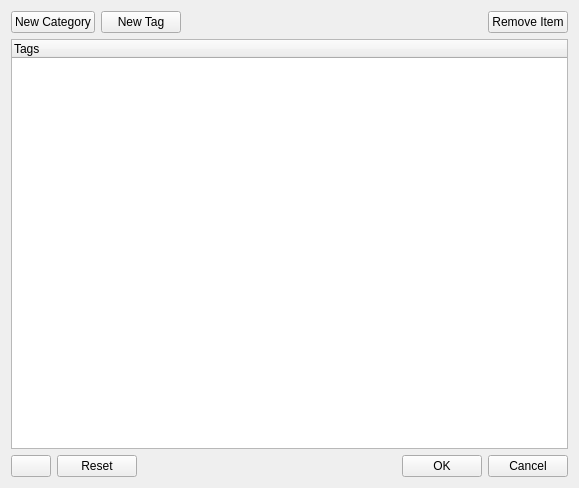
<?xml version="1.0" encoding="UTF-8"?>
<ui version="4.0">
 <class>ezQtTagsDlg</class>
 <widget class="QDialog" name="ezQtTagsDlg">
  <property name="geometry">
   <rect>
    <x>0</x>
    <y>0</y>
    <width>579</width>
    <height>488</height>
   </rect>
  </property>
  <property name="windowTitle">
   <string>Tags</string>
  </property>
  <property name="windowIcon">
   <iconset resource="../QtResources/resources.qrc">
    <normaloff>:/EditorFramework/Icons/Tag.svg</normaloff>:/EditorFramework/Icons/Tag.svg</iconset>
  </property>
  <layout class="QVBoxLayout" name="verticalLayout">
   <item>
    <layout class="QHBoxLayout" name="horizontalLayout">
     <item>
      <widget class="QPushButton" name="ButtonNewCategory">
       <property name="text">
        <string>New Category</string>
       </property>
       <property name="autoDefault">
        <bool>false</bool>
       </property>
      </widget>
     </item>
     <item>
      <widget class="QPushButton" name="ButtonNewTag">
       <property name="text">
        <string>New Tag</string>
       </property>
       <property name="autoDefault">
        <bool>false</bool>
       </property>
      </widget>
     </item>
     <item>
      <spacer name="horizontalSpacer">
       <property name="orientation">
        <enum>Qt::Horizontal</enum>
       </property>
       <property name="sizeHint" stdset="0">
        <size>
         <width>40</width>
         <height>20</height>
        </size>
       </property>
      </spacer>
     </item>
     <item>
      <widget class="QPushButton" name="ButtonRemove">
       <property name="text">
        <string>Remove Item</string>
       </property>
       <property name="autoDefault">
        <bool>false</bool>
       </property>
      </widget>
     </item>
    </layout>
   </item>
   <item>
    <widget class="QTreeWidget" name="TreeTags">
     <column>
      <property name="text">
       <string>Tags</string>
      </property>
     </column>
    </widget>
   </item>
   <item>
    <layout class="QHBoxLayout" name="horizontalLayout_2">
     <item>
      <widget class="QPushButton" name="HelpButton">
       <property name="toolTip">
        <string>Open documentation about tags</string>
       </property>
       <property name="text">
        <string/>
       </property>
       <property name="icon">
        <iconset resource="../../../Tools/Libs/GuiFoundation/QtResources/resources.qrc">
         <normaloff>:/GuiFoundation/Icons/Help.svg</normaloff>:/GuiFoundation/Icons/Help.svg</iconset>
       </property>
       <property name="autoDefault">
        <bool>false</bool>
       </property>
      </widget>
     </item>
     <item>
      <widget class="QPushButton" name="ButtonReset">
       <property name="text">
        <string>Reset</string>
       </property>
       <property name="autoDefault">
        <bool>false</bool>
       </property>
      </widget>
     </item>
     <item>
      <spacer name="horizontalSpacer_2">
       <property name="orientation">
        <enum>Qt::Horizontal</enum>
       </property>
       <property name="sizeHint" stdset="0">
        <size>
         <width>40</width>
         <height>20</height>
        </size>
       </property>
      </spacer>
     </item>
     <item>
      <widget class="QPushButton" name="ButtonOk">
       <property name="text">
        <string>OK</string>
       </property>
       <property name="autoDefault">
        <bool>false</bool>
       </property>
      </widget>
     </item>
     <item>
      <widget class="QPushButton" name="ButtonCancel">
       <property name="text">
        <string>Cancel</string>
       </property>
       <property name="autoDefault">
        <bool>false</bool>
       </property>
      </widget>
     </item>
    </layout>
   </item>
  </layout>
 </widget>
 <resources>
  <include location="../../../Tools/Libs/GuiFoundation/QtResources/resources.qrc"/>
  <include location="../QtResources/resources.qrc"/>
 </resources>
 <connections/>
</ui>
